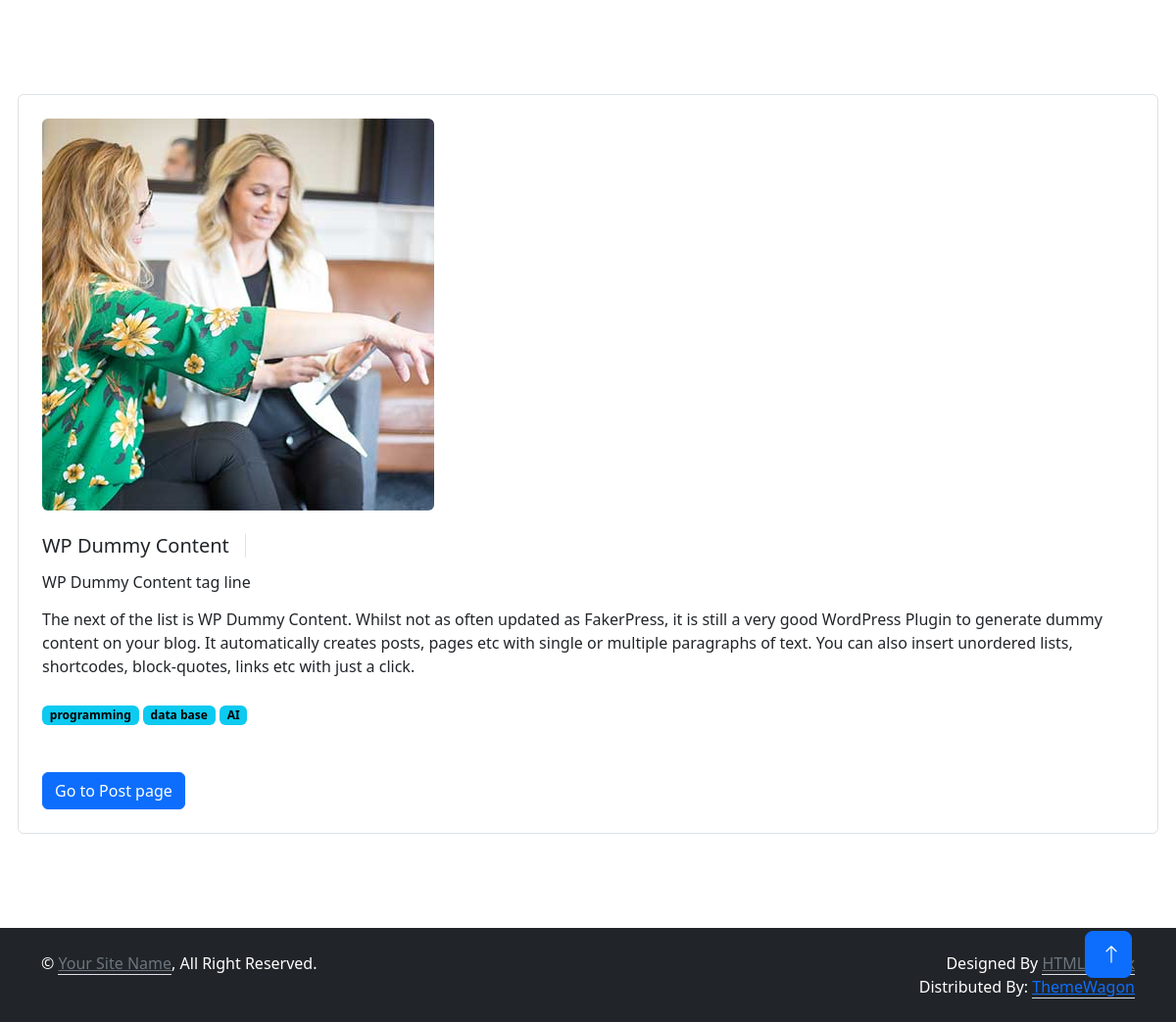
Page /blog/post/1 on the earlier database version.
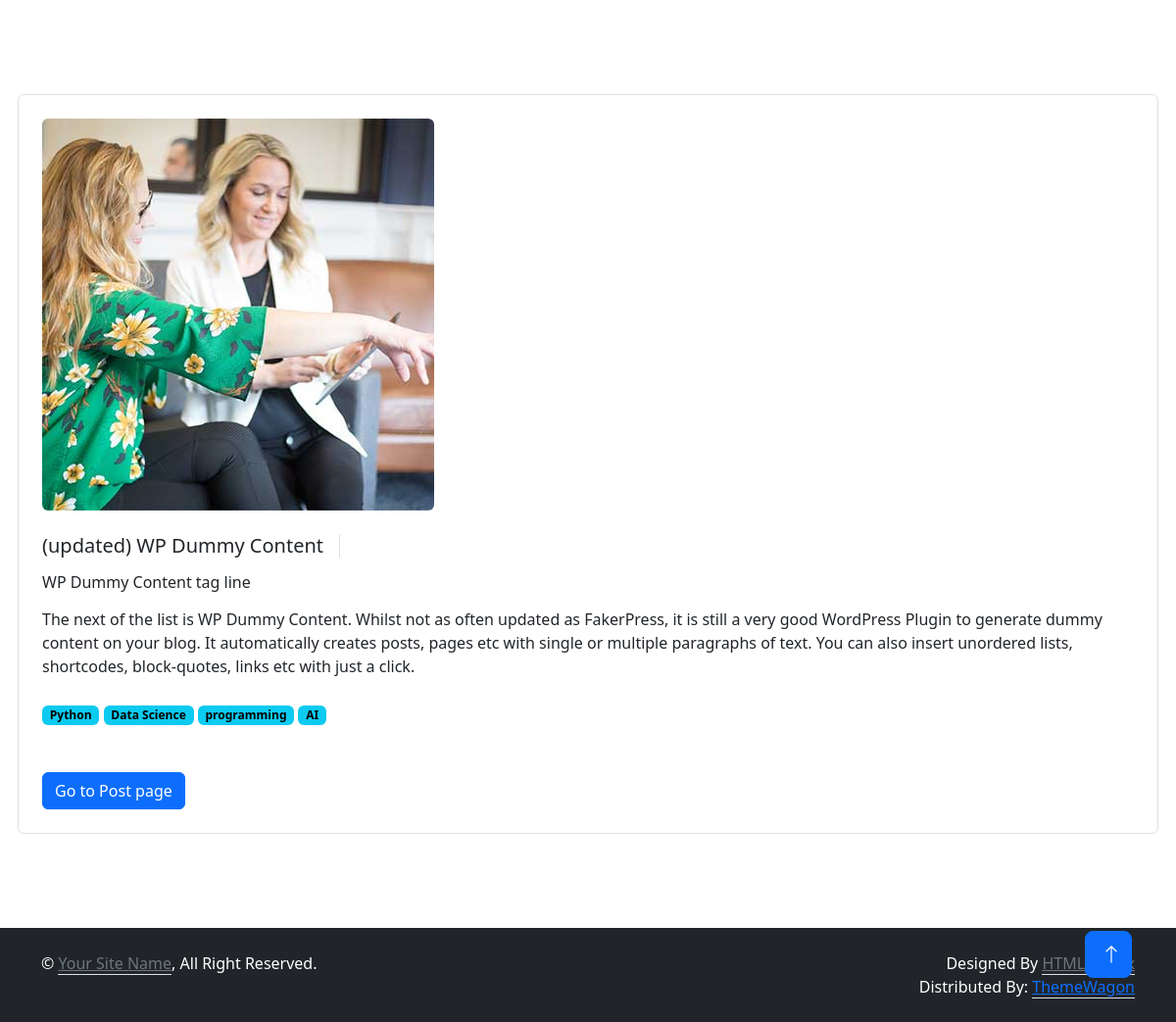
Same page on the later database version.
### blog/models.py (models this page shows, shortened)
class Post(models.Model):
    headline = models.CharField(max_length=200)
    sub_headline = models.CharField(max_length=200, null=True, blank=True)
    thumbnail = models.ImageField(null=True, blank=True, upload_to='blog/images', default='img.png')
    body = models.TextField(null=True, blank=True)
    created_at = models.DateTimeField(auto_now=True)
    active = models.BooleanField(default=False)
    featured = models.BooleanField(default=False)
    tags = models.ManyToManyField(Tags, blank=True)

class Tags(models.Model):
    name = models.CharField(max_length=200)

### blog/views.py (the view)
# urls.py: path('post/<int:id>', views.single_post, name='post'),
def single_post(request, id):
    post_obj = Post.objects.get(id = id)
    context = {
        'post_obj':post_obj,
    }
    return render(request, 'post.html', context)

### templates/post.html (shortened to what this page needs)
{% extends 'base.html' %}
{% load static %}
{% block content %}
<link href="https://cdn.jsdelivr.net/npm/bootstrap@5.3.1/dist/css/bootstrap.min.css" rel="stylesheet">
<div class="container-xxl py-6" id="about">
    <div class="container">
        <div class="row g-5">
            <div class="col-lg-12 wow fadeInUp border p-4 rounded" data-wow-delay="0.5s">
                <div class="row g-3 mb-4">
                    <div class="col-sm-12">
                        <img class="img-fluid rounded"
                            src="{% static 'img/about-2.jpg' %}" alt>
                    </div>
                </div>
                <div class="d-flex align-items-center mb-3">
                    <h5 class="border-end pe-3 me-3 mb-0">{{post_obj.headline}}</h5>
                </div>
                <div class="d-flex align-items-center mb-3">
                    <h6 class=" pe-3 me-3 mb-0">{{post_obj.sub_headline}}</h6>
                </div>
                <p class="mb-4">{{post_obj.body}}</p>
                   {% for tag in post_obj.tags.all %}
                    <span class="badge text-bg-info">{{tag.name}}</span>
                {% endfor %}
                    <div class="d-flex align-items-center pt-5">
                        <a href = " {% url 'postlist' %}" class="btn btn-primary ">Go to Post page</a>
                    </div>
            </div>
        </div>
    </div>
</div>
{% endblock %}

Differences in the rows shown:
no longer on this page (row unchanged): Tags: name "data base"
changed Post "WP Dummy Content tag line": headline "WP Dummy Content" → "(updated) WP Dummy Content"
now on this page (row unchanged): Tags: name "Python"
now on this page (row unchanged): Tags: name "Data Science"
